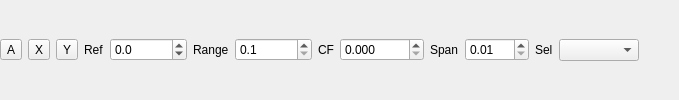
     <widget class="QWidget" name="spectrumScaleWidgets" native="true">
      <layout class="QHBoxLayout" name="spectrumScaleLayout">
       <property name="leftMargin">
        <number>0</number>
       </property>
       <property name="topMargin">
        <number>0</number>
       </property>
       <property name="rightMargin">
        <number>0</number>
       </property>
       <property name="bottomMargin">
        <number>0</number>
       </property>
       <item>
        <widget class="QToolButton" name="spectrumAutoscale">
         <property name="minimumSize">
          <size>
           <width>0</width>
           <height>0</height>
          </size>
         </property>
         <property name="toolTip">
          <string>Continuously scale X and Y axis so all data is visible</string>
         </property>
         <property name="text">
          <string>A</string>
         </property>
         <property name="checkable">
          <bool>true</bool>
         </property>
        </widget>
       </item>
       <item>
        <widget class="QToolButton" name="spectrumAutoscaleX">
         <property name="minimumSize">
          <size>
           <width>0</width>
           <height>0</height>
          </size>
         </property>
         <property name="toolTip">
          <string>Set X scale to fit all data</string>
         </property>
         <property name="statusTip">
          <string>Autoscale spectrum</string>
         </property>
         <property name="text">
          <string>X</string>
         </property>
         <property name="checkable">
          <bool>false</bool>
         </property>
        </widget>
       </item>
       <item>
        <widget class="QToolButton" name="spectrumAutoscaleY">
         <property name="minimumSize">
          <size>
           <width>0</width>
           <height>0</height>
          </size>
         </property>
         <property name="toolTip">
          <string>Set Y scale to fit all data</string>
         </property>
         <property name="statusTip">
          <string>Autoscale spectrum</string>
         </property>
         <property name="text">
          <string>Y</string>
         </property>
         <property name="checkable">
          <bool>false</bool>
         </property>
        </widget>
       </item>
       <item>
        <widget class="QLabel" name="spectrumReferenceLabel">
         <property name="text">
          <string>Ref</string>
         </property>
        </widget>
       </item>
       <item>
        <widget class="QDoubleSpinBox" name="spectrumReference">
         <property name="toolTip">
          <string>Spectrum reference level (Y axis maximum value)</string>
         </property>
         <property name="decimals">
          <number>1</number>
         </property>
         <property name="minimum">
          <double>-150.000000000000000</double>
         </property>
         <property name="maximum">
          <double>10000000000000.000000000000000</double>
         </property>
        </widget>
       </item>
       <item>
        <widget class="QLabel" name="spectrumRangeLabel">
         <property name="text">
          <string>Range</string>
         </property>
        </widget>
       </item>
       <item>
        <widget class="QDoubleSpinBox" name="spectrumRange">
         <property name="toolTip">
          <string>Spectrum Y axis range</string>
         </property>
         <property name="decimals">
          <number>1</number>
         </property>
         <property name="minimum">
          <double>0.100000000000000</double>
         </property>
         <property name="maximum">
          <double>10000000000000.000000000000000</double>
         </property>
        </widget>
       </item>
       <item>
        <widget class="QLabel" name="spectrumCenterFreqLabel">
         <property name="text">
          <string>CF</string>
         </property>
        </widget>
       </item>
       <item>
        <widget class="QDoubleSpinBox" name="spectrumCenterFreq">
         <property name="toolTip">
          <string>Spectrum X axis center frequency in MHz</string>
         </property>
         <property name="decimals">
          <number>3</number>
         </property>
         <property name="minimum">
          <double>0.000000000000000</double>
         </property>
         <property name="maximum">
          <double>20000.000000000000000</double>
         </property>
         <property name="singleStep">
          <double>0.100000000000000</double>
         </property>
        </widget>
       </item>
       <item>
        <widget class="QLabel" name="spanLabel">
         <property name="text">
          <string>Span</string>
         </property>
        </widget>
       </item>
       <item>
        <widget class="QDoubleSpinBox" name="spectrumSpan">
         <property name="toolTip">
          <string>Spectrum X axis range in MHz</string>
         </property>
         <property name="decimals">
          <number>2</number>
         </property>
         <property name="minimum">
          <double>0.010000000000000</double>
         </property>
         <property name="maximum">
          <double>100.000000000000000</double>
         </property>
         <property name="singleStep">
          <double>0.100000000000000</double>
         </property>
        </widget>
       </item>
       <item>
        <widget class="QLabel" name="spectrumSelectLabel">
         <property name="text">
          <string>Sel</string>
         </property>
        </widget>
       </item>
       <item>
        <widget class="QComboBox" name="spectrumSelect">
         <property name="minimumSize">
          <size>
           <width>80</width>
           <height>0</height>
          </size>
         </property>
         <property name="toolTip">
          <string>Object to select when clicking on the chart</string>
         </property>
        </widget>
       </item>
       <item>
        <spacer name="horizontalSpacer_4">
         <property name="orientation">
          <enum>Qt::Horizontal</enum>
         </property>
         <property name="sizeHint" stdset="0">
          <size>
           <width>40</width>
           <height>20</height>
          </size>
         </property>
        </spacer>
       </item>
      </layout>
     </widget>
